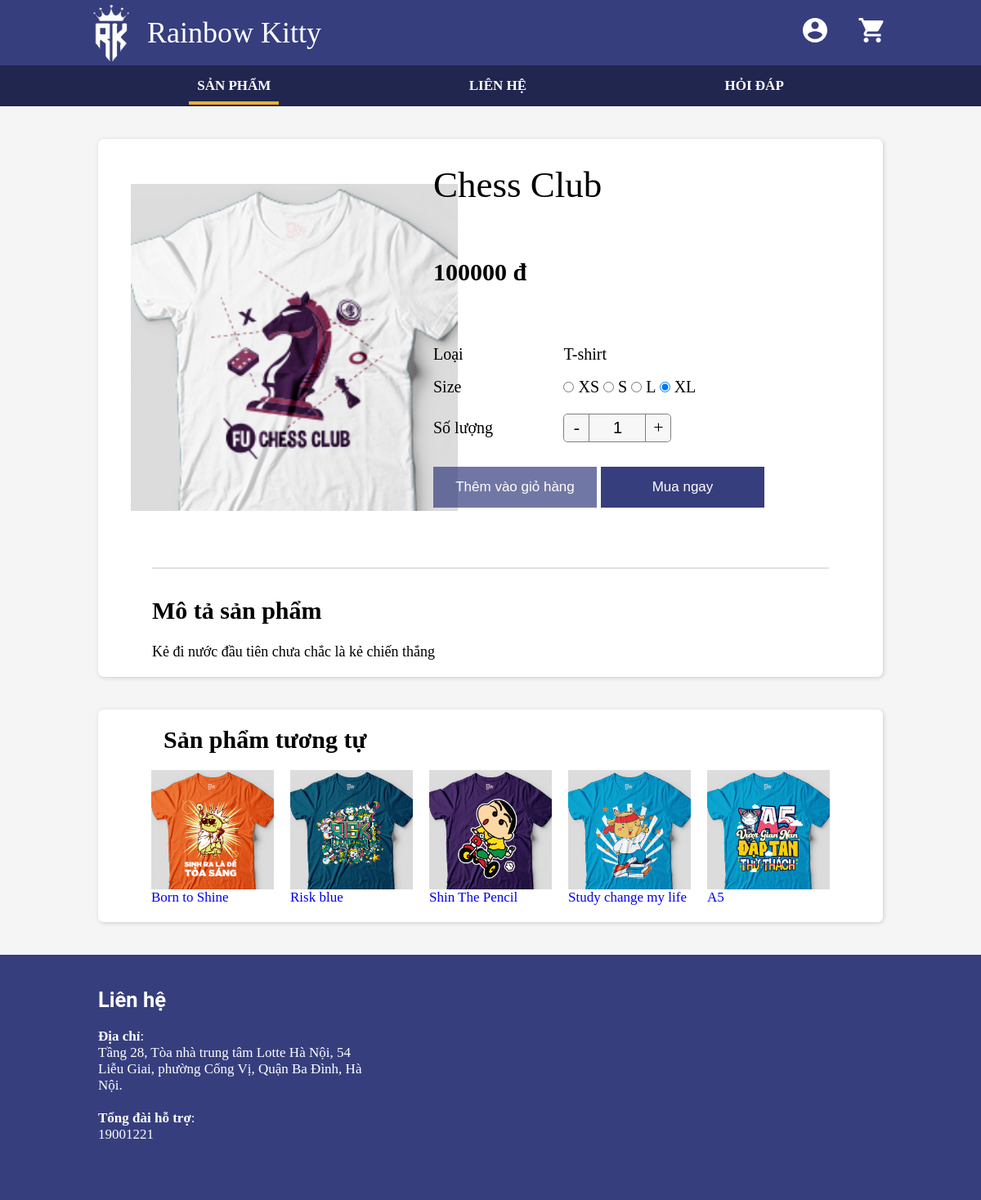
Page /public/display-item-details.php?id=27 on the committed database.
### tables this page shows
CREATE TABLE `items` (
  `id` int(11) NOT NULL,
  `name` varchar(50) NOT NULL,
  `picture` varchar(100) DEFAULT NULL,
  `price` int(11) NOT NULL,
  `description` varchar(500) DEFAULT NULL,
  `id_type` int(11) NOT NULL,
  `id_color` int(11) NOT NULL
);

CREATE TABLE `item_types` (
  `id` int(11) NOT NULL,
  `type` varchar(50) NOT NULL
);

CREATE TABLE `item_details` (
  `id_item` int(11) NOT NULL,
  `id_size` int(11) NOT NULL,
  `amount` int(11) NOT NULL
);

CREATE TABLE `item_sizes` (
  `id` int(11) NOT NULL,
  `size` varchar(20) NOT NULL
);

### config/db.php (called while the page is built, shortened)
<?php
function sql_query(string $query_msg) {
    $connect = mysqli_connect(
        SERVER_NAME,
        USERNAME,
        PASSWORD,
        DB_NAME
    );
    mysqli_set_charset($connect, "utf8");
    $result = mysqli_query($connect, $query_msg) or trigger_error(mysqli_error($connect), E_USER_ERROR);
    return $result;
}

### public/display-item-details.php (the view, shortened to what this page needs)
<?php
    $root_path = $_SERVER["DOCUMENT_ROOT"];
    require_once($root_path . "/config/db.php");
    $item_id = $_GET['id'];
    $item = sql_query("
        SELECT *
        FROM items
        WHERE id = '$item_id';
    ");
    $item = mysqli_fetch_array($item);
    $item_type = sql_query("
        SELECT type
        FROM item_types
        WHERE id = {$item["id_type"]};
    ");
    $item_type = mysqli_fetch_array($item_type)["type"];
    $item_sizes = sql_query("
        SELECT id_size
        FROM item_details
        WHERE id_item = $item_id;
    ");
    $image_patch = "/public/assets/items/"
?>
<!DOCTYPE html>
<html lang="en">
<head>
    <link rel="stylesheet" href="/public/templates/css/all.css">
</head>
<body>
    <?php include_once($root_path . "/public/templates/ui/header.php"); ?>
    <?php include_once($root_path . "/public/templates/ui/menu.php"); ?>
    <div id="page-item">
        <div id="item-img">
            <div class="item-image">
            </div>
        </div>
        <div id="item-detail">
            <form action="/public/templates/cart/add-item-to-cart.php" method="POST">
                <table style="height: 100%; width: 100%;">
                    <tr class="item-name">
                        <td colspan="3">
                            <span style="font-size: 45px;">
                                <?= $item["name"] ?>
                            </span>
                        </td>
                    </tr>
                    <tr class="item-price">
                        <td colspan="3">
                            <b>
                                <span style="font-size: 30px; vertical-align: top;">
                                    <?= $item["price"] ?> đ
                                </span>
                            </b>
                        </td>
                    </tr>
                    <tr class="item-type">
                        <td>
                            <span">Loại</span>
                        </td>
                        <td>
                            <span><?= $item_type ?></span>
                        </td>
                    </tr>
                    <tr class="item-size">
                        <td>
                            <span>Size</span>
                        </td>
                        <td colspan="2">
                            <?php foreach ($item_sizes as $item_size) : ?>
                                <?php
                                    $size_name = sql_query("
                                        SELECT size
                                        FROM item_sizes
                                        WHERE id = {$item_size["id_size"]};
                                    ");
                                    $size_name = mysqli_fetch_array($size_name)["size"];
                                ?>
                                <label id="<?php echo $item_size['size']; ?>">
                                    <input type="radio" name="size_id" value="<?php echo $item_size['id_size']; ?>" id="<?php echo $size_names; ?>" checked>
                                    <?php echo " ", $size_name; ?>
                                </label>
                            <?php endforeach ?>
                        </td>
                    </tr>
                    <tr class="item-number">
                        <td>
                            <span>Số lượng</span>
                        </td>
                        <td>
                            <span style="display: inline-block; border-radius: 5px; border: 1px gray solid;">
                                <div style="display: flex; justify-content: space-around;">
                                    <a onclick="change_amount(0)" class="btn-amount" style="border-radius: 5px 0 0 5px;">
                                        -
                                    </a>
                                    <input id="input-amount" class="input-amount" type="text" name="amount" value="1" readonly>
                                    <a onclick="change_amount(1)" class="btn-amount" style="border-radius: 0 5px 5px 0;">
                                        +
                                    </a>
                                </div>
                            </span>
                        </td>
                    </tr>
                    <tr class="div-buy-item">
                        <td colspan="3">
                                <button type="submit" class="add-to-cart" onclick="return add_item_to_cart(0)">Thêm vào giỏ hàng</button>
                            <button type="submit" class="move-to-cart" onclick="return add_item_to_cart(1)">Mua ngay</button>
                        </td>
                    </tr>
                </table>
            </form>
        </div>
        <div id="div-line">
            <div style="width: 90%; border-top: 2px #e0e0e0 solid;">
            </div>
        </div>
        <div id="div-description">
            <div style="width: 90%;">
                <span style="font-size: 30px; font-weight: bold;">Mô tả sản phẩm</span>
                <br><br>
                <span style="font-size: 18px;"><?php echo $item['description']; ?></span>
            </div>
        </div>
    </div>
    <div class="same-item">
        <div style="padding-left: 80px; padding-top:20px; font-size: 30px; font-weight: bold;" >Sản phẩm tương tự</div>
        <div class="show-same-item">
            <div style="display: flex; justify-content:center;">
                <?php
                $sql = "
                    select *
                    from items
                    where id_type = ('$item[id_type]') and id != '$item[id]'
                    limit 7
                ";
                    $same_item = sql_query($sql);
                ?>
                <?php foreach ($same_item as $each) { ?>
                    <a href="/public/display-item-details.php?id=<?php echo $each['id']; ?>">
                        <div style="margin-left: 10px; margin-right:10px">
                            <span style="width: 150px;">
                                <img src="<?php echo $image_patch . $each["picture"] ?>" alt="<?php echo $each["picture"] ?>" style="width: 150px;">
                            </span>
                            <br>
                            <span><?php echo $each["name"] ?></span>
                        </div>
                    </a>
                <?php } ?>
            </div>
        </div>
    </div>
    <?php include_once($root_path . "/public/templates/ui/footer.php"); ?>
</body>
</html>

### public/templates/css/all.css (style rules this page uses)
* { margin: 0; padding: 0; list-style: none; text-decoration: none; box-sizing: border-box; }
html { scroll-behavior: smooth; }
body { font-size: 17px; background-color: #f5f5f5; }

### rows in the picture
items: name "Chess Club", price "100000", description "Kẻ đi nước đầu tiên chưa chắc là kẻ chiến thắng"
item_types: type "T-shirt"
item_details: id_size.size "XS"
item_details: id_size.size "S"
item_details: id_size.size "L"
item_details: id_size.size "XL"
items: picture (picture), name "Born to Shine"
items: picture (picture), name "Risk blue"
items: picture (picture), name "Shin The Pencil"
items: picture (picture), name "Study change my life"
items: picture (picture), name "A5"
